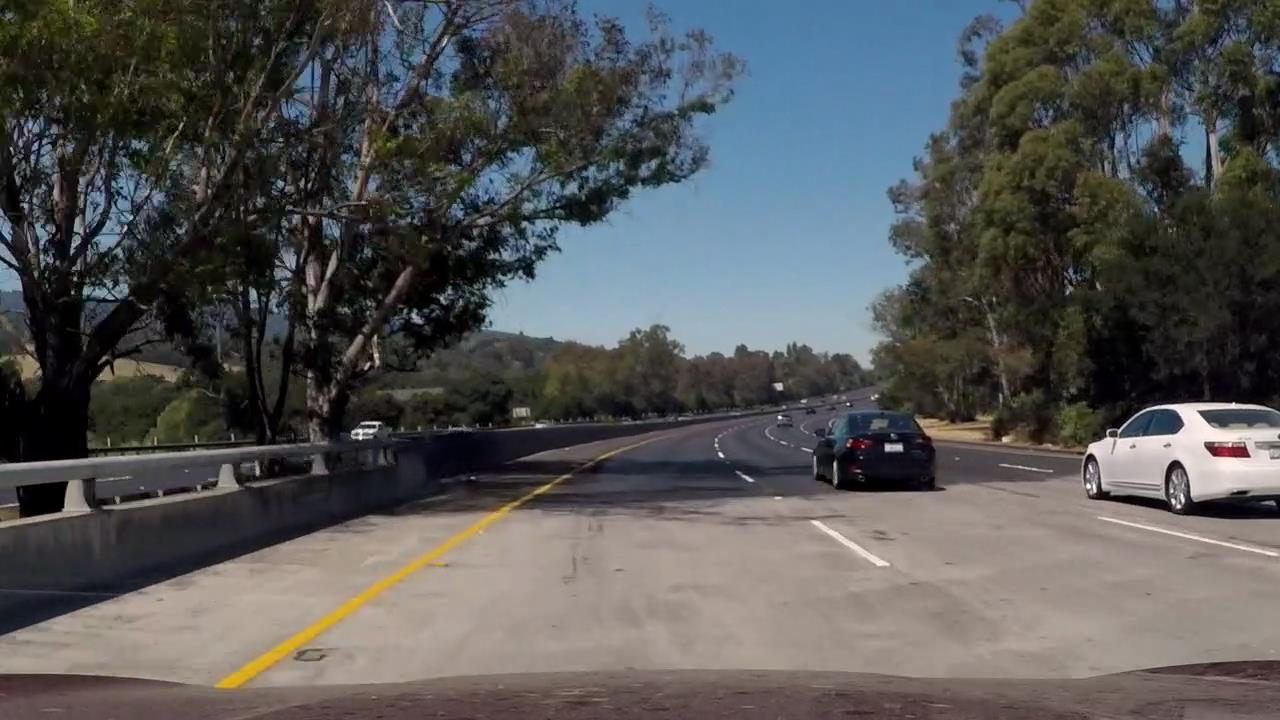
#> input picture 107-CarND-Advanced-Lane-Lines-master/CarND-Advanced-Lane-Lines-master/new_test/1.jpg, 1280 x 720 px, found by its file name
$ jupyter execute --allow-errors Visualization.ipynb
#> lines starting #> are read from the running program, lines starting #| are printed output that depends on the picture
# Visualization 1d Power Spectrum

[cell 1]
import cv2
import numpy as np
from matplotlib import pyplot as plt
import matplotlib.image as mpimg
import radialProfile

epsilon = 1e-8
filename = '100KFake_10K/1.jpg'

img = cv2.imread(filename,0)
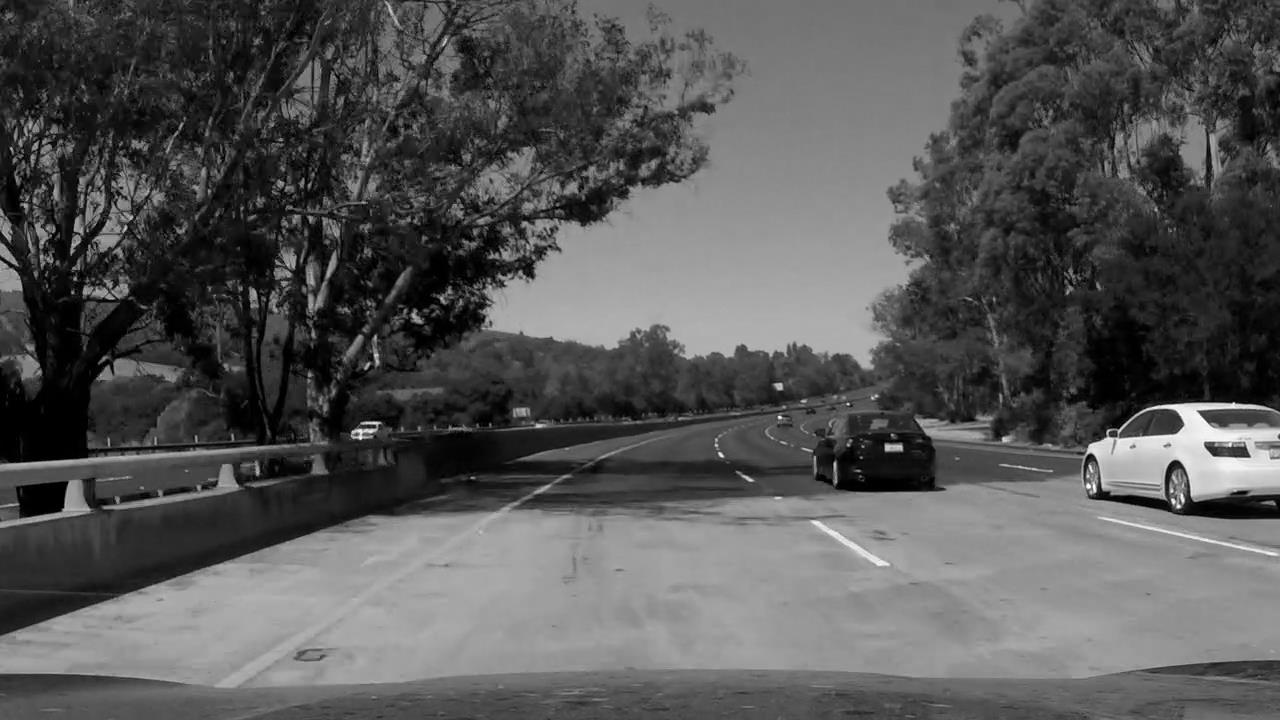
#> img: shape (720, 1280); min 0, max 255, mean 86.5
img_color = mpimg.imread(filename)
# Calculate FFT
f = np.fft.fft2(img)
fshift = np.fft.fftshift(f)
fshift += epsilon
magnitude_spectrum = 20*np.log(np.abs(fshift))
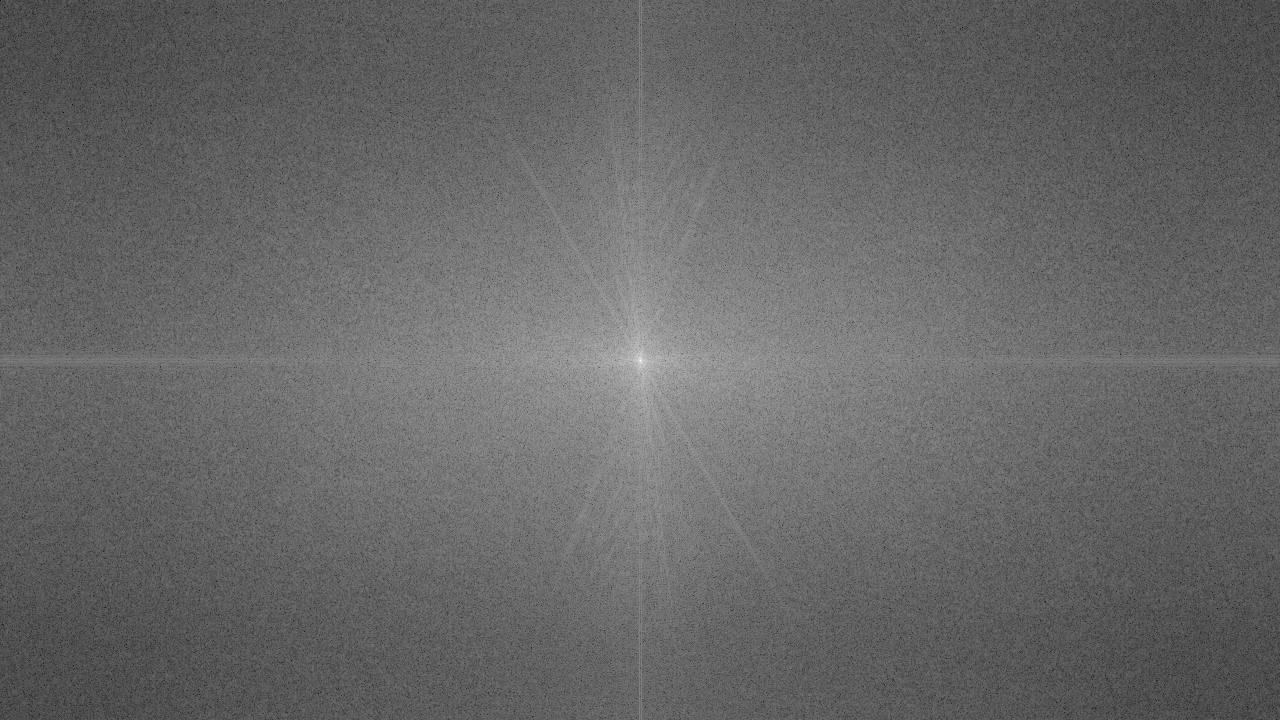
#> magnitude_spectrum: shape (720, 1280) float64; min 22.62, max 363.9, mean 160.7; drawn with min black and max white
# Calculate the azimuthally averaged 1D power spectrum
#> (the rest of this cell did not finish here and is left out)

# Visualization 1d Power Spectrum statistics

[cell 2]
import cv2
import numpy as np
from matplotlib import pyplot as plt
import radialProfile
import glob

y = []
error = []

path = ['thispersondoesntexists_10K/', '100KFake_10K/','Flickr-Faces-HQ_10K/', 'celebA-HQ/']

for z in range(4):
    # number of images from each dataset
    num_images = 10
    epsilon = 1e-8
    cont = 0
    psd1D_org = np.zeros((num_images,722))
    psd1D_org_mean = np.zeros(722)
    psd1D_org_std = np.zeros(722)


    for filename in glob.glob(path[z]+"*.jpg"):

        img = cv2.imread(filename,0)
        # Calculate FFT
        f = np.fft.fft2(img)
        fshift = np.fft.fftshift(f)
        fshift += epsilon
        magnitude_spectrum = 20*np.log(np.abs(fshift))
        # Calculate the azimuthally averaged 1D power spectrum
        psd1D = radialProfile.azimuthalAverage(magnitude_spectrum)

        if cont == num_images:
            break

        psd1D_org[cont,:] = psd1D
        cont +=1

    for x in range(722):
        psd1D_org_mean[x] = np.mean(psd1D_org[:,x])
        psd1D_org_std[x]= np.std(psd1D_org[:,x])

    x = np.arange(0, 722, 1)
    y.append(psd1D_org_mean)
    error.append(psd1D_org_std)

fig, ax = plt.subplots(figsize=(15, 9))
ax.plot(x, y[0], alpha=0.5, color='red', label='thispersondoesnotexist (fake)', linewidth =2.0)
ax.fill_between(x, y[0] - error[0], y[0] + error[0], color='red', alpha=0.2)

ax.plot(x, y[1], alpha=0.5, color='blue', label='100K Faces (fake)', linewidth = 2.0)
ax.fill_between(x, y[1] - error[1], y[1] + error[1], color='blue', alpha=0.2)

ax.plot(x, y[2], alpha=0.5, color='green', label='Flickr-Faces-HQ (real)', linewidth = 2.0)
ax.fill_between(x, y[2] - error[2], y[2] + error[2], color='green', alpha=0.2)

ax.plot(x, y[3], alpha=0.5, color='brown', label='CelebA-HQ (real)', linewidth = 2.0)
ax.fill_between(x, y[3] - error[3], y[3] + error[3], color='brown', alpha=0.2)

ax.set_title('Satistics 1D Power Spectrum',size=20)
plt.xlabel('Spatial Frequency', fontsize=20)
plt.ylabel('Power Spectrum', fontsize=20)
plt.tick_params(axis='x', labelsize=20)
plt.tick_params(axis='y', labelsize=20)
ax.legend(loc='best', prop={'size': 20})
plt.show()
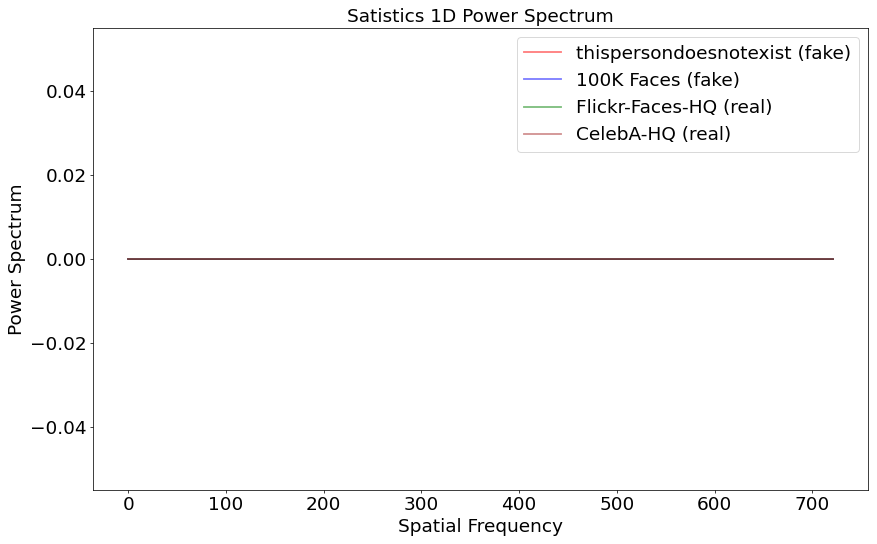
#> figure drawn by matplotlib, 1 panel

# Visualization High-Frequency Components

[cell 3]
def create_circular_mask(h, w, center=None, radius=None):

    if center is None: # use the middle of the image
        center = [int(w/2), int(h/2)]
    if radius is None: # use the smallest distance between the center and image walls
        radius = min(center[0], center[1], w-center[0], h-center[1])

    Y, X = np.ogrid[:h, :w]
    dist_from_center = np.sqrt((X - center[0])**2 + (Y-center[1])**2)

    mask = dist_from_center <= radius

    return mask

[cell 4]
import cv2
import numpy as np
from matplotlib import pyplot as plt
import matplotlib.image as mpimg
import radialProfile
import glob

epsilon = 1e-8
filename = 'Flickr-Faces-HQ_10K/1.jpg'

mask = create_circular_mask(1024,1024,radius=500)
mask = np.invert(mask)
inv = np.zeros([1024,1024,3])
img_color =[]

# Read image and split color-channels
img_color = mpimg.imread(filename)
img_r = img_color[:,:,0]
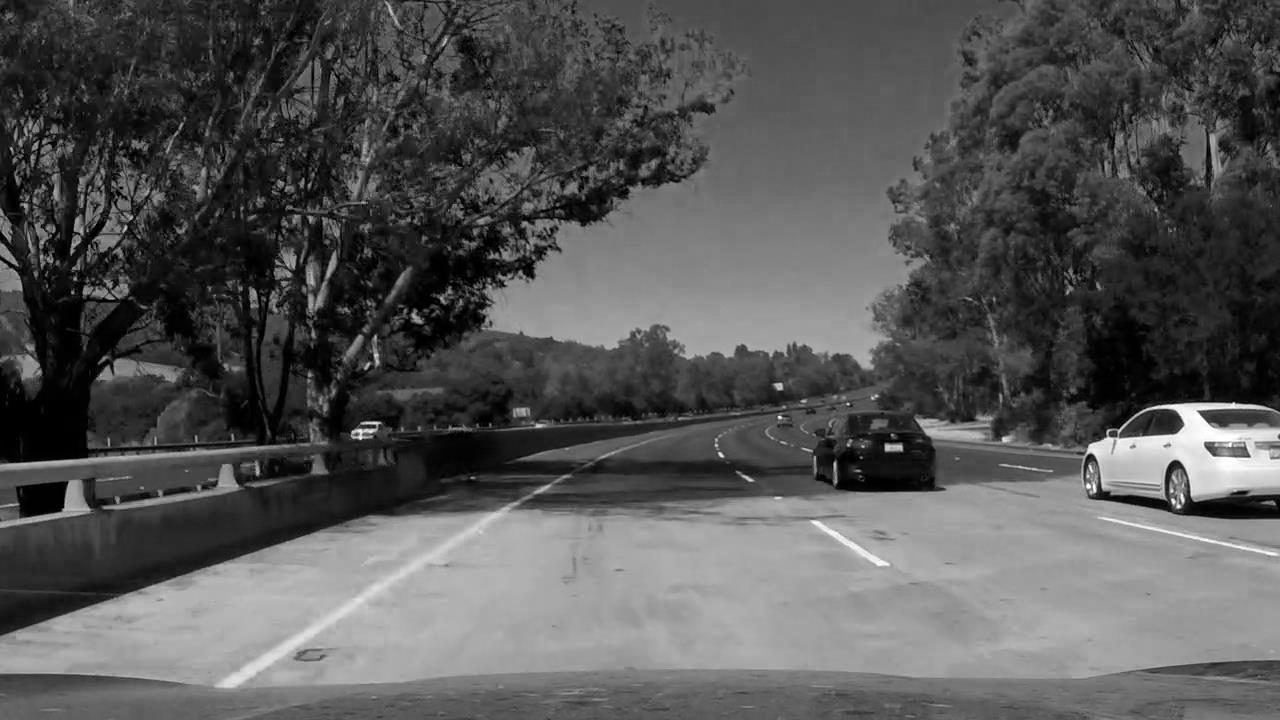
#> img_r: shape (720, 1280); min 0, max 255, mean 86.1
img_b = img_color[:,:,1]
img_g = img_color[:,:,2]
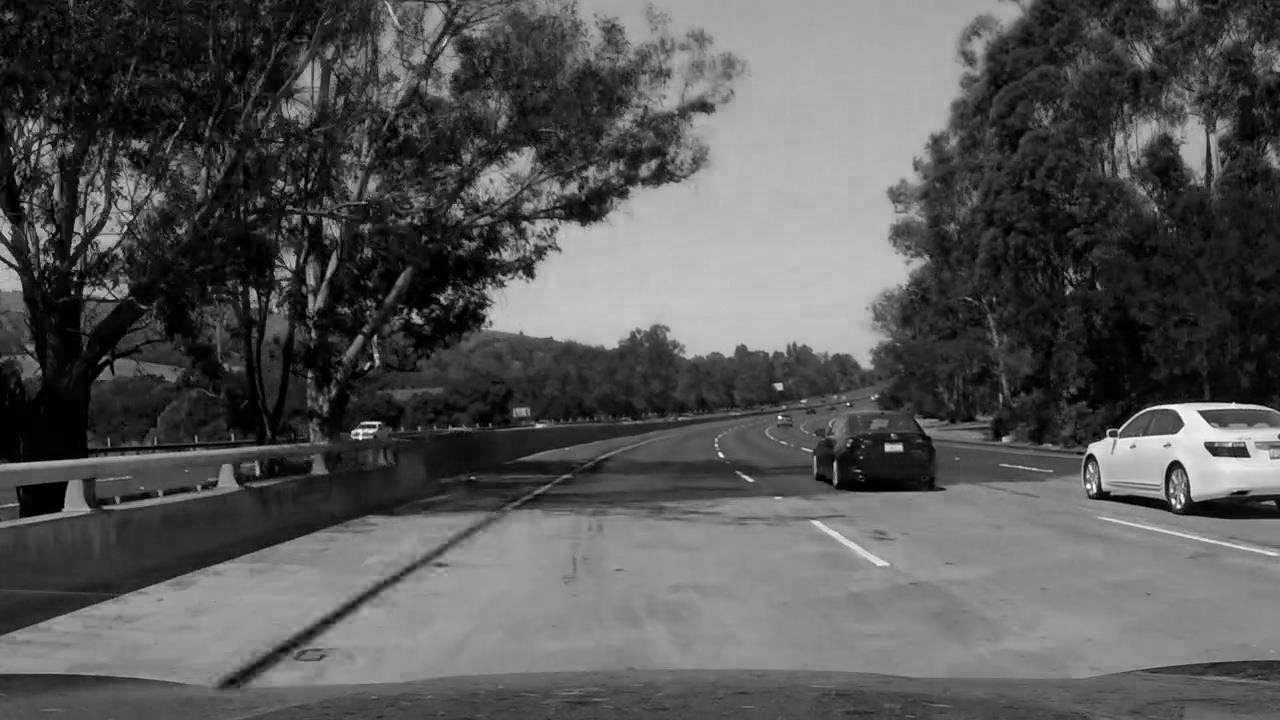
#> img_g: shape (720, 1280); min 0, max 255, mean 86.4

# Calculate FFT and appply mask for each channel
f_r = np.fft.fft2(img_r)
fshift_r = np.fft.fftshift(f_r)
#> (the rest of this cell did not finish here and is left out)
